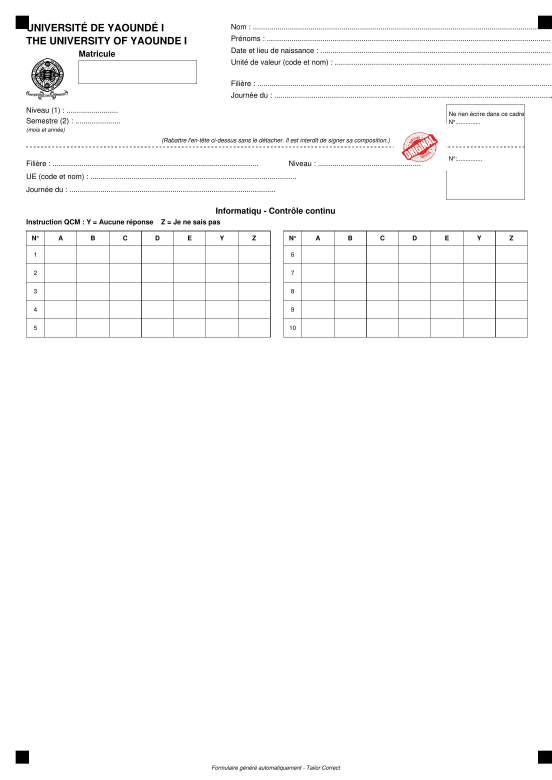
#> input picture test-simulation/formulaire-1.jpg, 1654 x 2339 px (shown at 1/3 size)
$ python remplir_copie.py
#> lines starting #> are read from the running program, lines starting #| are printed output that depends on the picture; after the words box and inside, x2 and y2 are one past the last pixel; in counts of white or black regions, pixels touching at a corner belong together

import cv2
import numpy as np
import random
import json

DPI = 200
PX_PER_MM = DPI / 25.4

def mm_to_px(mm):
    return int(mm * PX_PER_MM)

# ==================== CONFIGURATION ====================
# À adapter selon votre QCM réel
NB_QUESTIONS = 10
MODE_IDENTIFICATION = 'matricule'  # ou 'anonymat'
OPTIONS_LABELS = ['A', 'B', 'C', 'D', 'E', 'Y', 'Z']

MATRICULE = "21V2207"
NOM = "HAPSIBISIE KOUAYEP"
PRENOM = "NEHEMIE"
CODE_ANONYMAT = "A007"
# =========================================================

def calculer_repartition_colonnes(nb_questions):
    if nb_questions == 10:
        nb_colonnes = 2
    elif nb_questions <= 25:
        nb_colonnes = 1
    elif nb_questions <= 50:
        nb_colonnes = 2
    else:
        nb_colonnes = 3

    base = nb_questions // nb_colonnes
    reste = nb_questions % nb_colonnes

    repartition = []
    for i in range(nb_colonnes):
        repartition.append(base + (1 if i < reste else 0))

    return repartition


# Charger l'image du formulaire vierge
image = cv2.imread('formulaire-1.jpg')
#> image is the input picture: shape (2339, 1654, 3); mean B, G, R 250.2, 250.2, 250.3
if image is None:
    print("Erreur : impossible de charger formulaire-1.jpg")
    exit(1)

# ==================== REMPLIR L'IDENTIFICATION ====================
font = cv2.FONT_HERSHEY_SIMPLEX

if MODE_IDENTIFICATION == 'matricule':
    # Zone Matricule (dans le cadre encadré, environ x=30-75mm, y=23-32mm)
    cv2.putText(image, MATRICULE, (mm_to_px(33), mm_to_px(29)), font, 0.6, (0, 0, 0), 2)
#> image: shape (2339, 1654, 3); 0.02% of pixels changed, all inside (x1, y1, x2, y2) = (260, 214, 342, 230)

    # Zone Nom (colonne droite, environ x=88mm, y=8-12mm — juste après "Nom : ")
    cv2.putText(image, NOM, (mm_to_px(100), mm_to_px(11)), font, 0.6, (0, 0, 0), 2)
#> image: shape (2339, 1654, 3); mean B, G, R 250, 250, 250.2

    # Zone Prénoms (juste après "Prénoms : ")
    cv2.putText(image, PRENOM, (mm_to_px(105), mm_to_px(15.5)), font, 0.6, (0, 0, 0), 2)
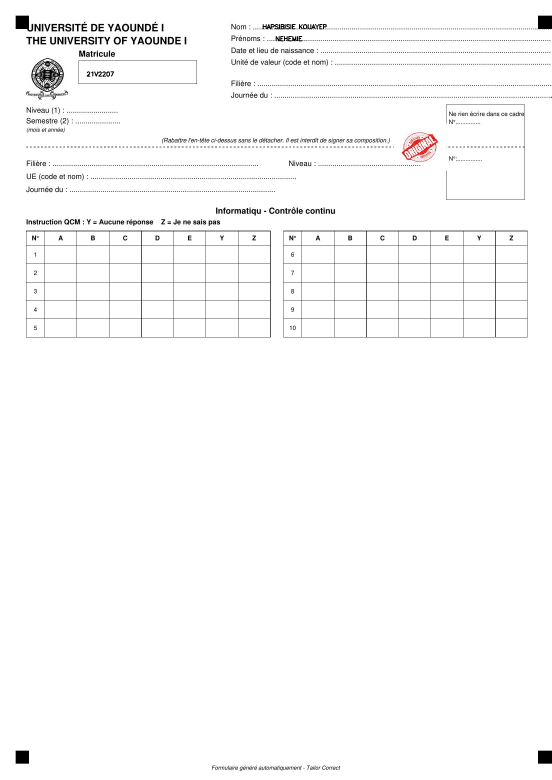
#> image: shape (2339, 1654, 3) (shown at 1/3 size); mean B, G, R 250, 250, 250.1

else:
    # Zone Code d'anonymat (dans le cadre "Ne rien écrire", ou cadre dédié)
    cv2.putText(image, CODE_ANONYMAT, (mm_to_px(172), mm_to_px(47)), font, 0.6, (0, 0, 0), 2)

# ==================== NOIRCIR DES CASES ALÉATOIRES ====================
image_gray_ref = cv2.cvtColor(image, cv2.COLOR_BGR2GRAY)

est_anonymat = (MODE_IDENTIFICATION == 'anonymat')
marge_haut = 97 if est_anonymat else 88

repartition = calculer_repartition_colonnes(NB_QUESTIONS)
nb_options = len(OPTIONS_LABELS)

largeur_utile = 191
espace_entre_colonnes = 5
nb_colonnes = len(repartition)
largeur_bloc = (largeur_utile - (espace_entre_colonnes * (nb_colonnes - 1))) / nb_colonnes
largeur_num = 7
largeur_option = (largeur_bloc - largeur_num) / nb_options

hauteur_entete_col = 5.5
hauteur_disponible = 283 - marge_haut
max_questions_par_colonne = max(repartition)
hauteur_ligne = (hauteur_disponible - hauteur_entete_col) / max_questions_par_colonne
hauteur_ligne = min(hauteur_ligne, 7)

reponses_choisies = {}
x_col = 10
numero_depart = 1

for questions_dans_colonne in repartition:
    y = marge_haut + hauteur_entete_col

    for i in range(questions_dans_colonne):
        num_question = numero_depart + i
        if num_question > NB_QUESTIONS:
            break

        # Choisir aléatoirement UNE option à noircir pour cette question
        idx_choisi = random.randint(0, len(OPTIONS_LABELS) - 1)
        label_choisi = OPTIONS_LABELS[idx_choisi]
        reponses_choisies[num_question] = label_choisi

        x_case = x_col + largeur_num + (idx_choisi * largeur_option)

        x1 = mm_to_px(x_case) + 2
        y1 = mm_to_px(y) + 1
        x2 = mm_to_px(x_case + largeur_option) - 2
        y2 = mm_to_px(y + hauteur_ligne) - 1

        cv2.rectangle(image, (x1, y1), (x2, y2), (0, 0, 0), -1)

        y += hauteur_ligne

    numero_depart += questions_dans_colonne
    x_col += largeur_bloc + espace_entre_colonnes
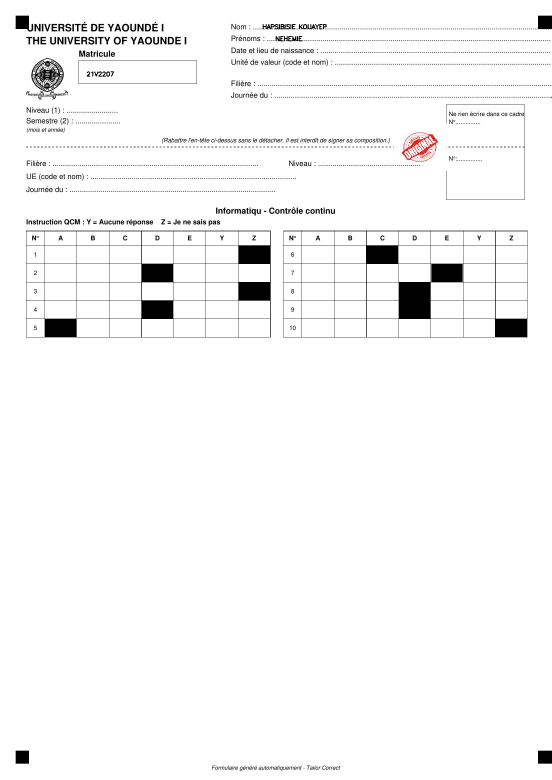
#> image: shape (2339, 1654, 3) (shown at 1/3 size); 1.31% of pixels changed, all inside (x1, y1, x2, y2) = (135, 737, 1581, 1011)
#> after the loop, numero_depart = 11; reponses_choisies = 10 items; x_col = 206

cv2.imwrite('copie_remplie.jpg', image)

print("Image créée : copie_remplie.jpg")
print(f"Identification : {MATRICULE if MODE_IDENTIFICATION == 'matricule' else CODE_ANONYMAT} - {NOM} {PRENOM}")
print("Réponses simulées (à comparer avec le résultat OCR) :")
print(json.dumps(reponses_choisies, indent=2, ensure_ascii=False))
#| {
#|   "1": "Z",
#|   "2": "D",
#|   "3": "Z",
#|   "4": "D",
#|   "5": "A",
#|   "6": "C",
#|   "7": "E",
#|   "8": "D",
#|   "9": "D",
#|   "10": "Z"
#| }
